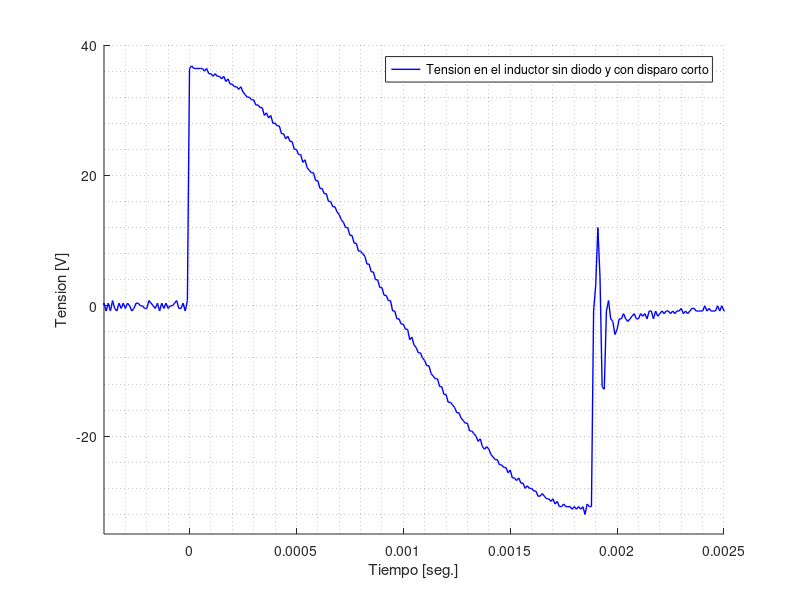
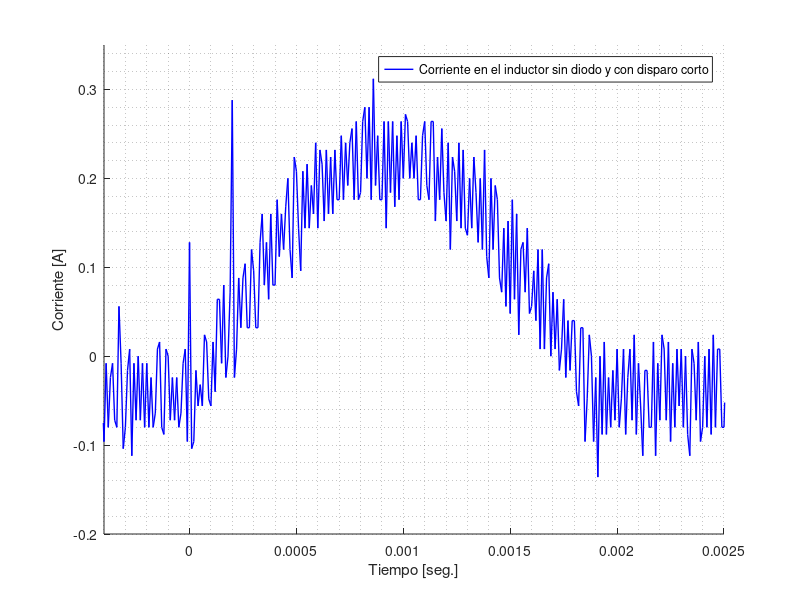
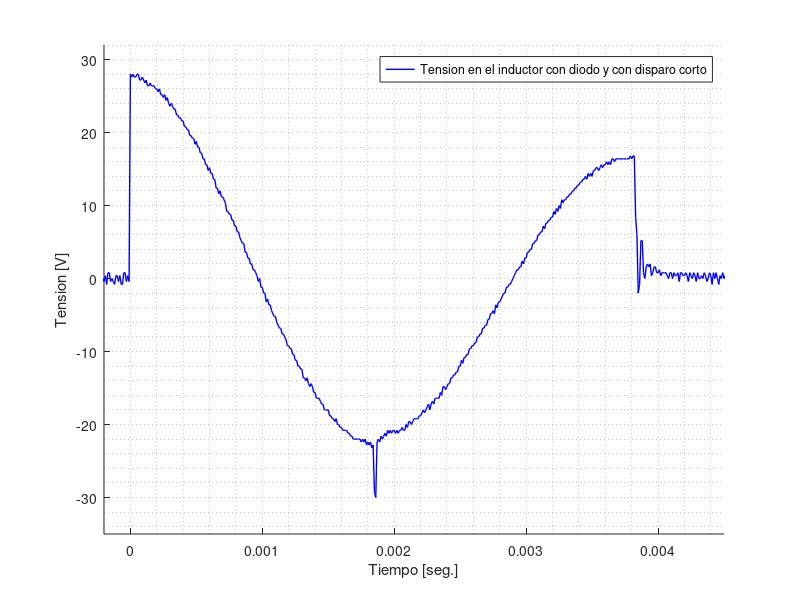
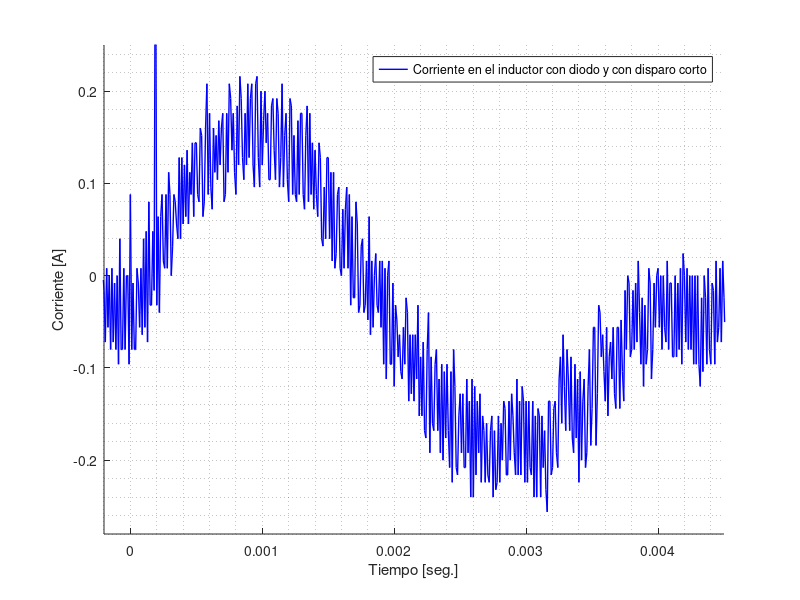

These figures' MATLAB source, in order:
close all;
clear all;

R = 0.1;

# ---------------- SIN DIODO Y CON DISPARO CORTO ----------------------

medicion=dlmread('mediciones/sin_diodo_disparo_corto.csv',',',2,0); # tiempo , inductor, resistencia (seg, V,V)
tiempo = medicion(:,1);
V_L = medicion(:,2);
V_R = medicion(:,3);
I = V_R / R;

figure
hold on
plot(tiempo, V_L, 'b-', 'Linewidth',1)
xlabel('Tiempo [seg.]')
ylabel('Tension [V]')
axis([-0.0004 0.0025 -35 40])
grid minor
legend('Tension en el inductor sin diodo y con disparo corto','Location','Northeast')

print('V_L_sin_diodo_disparo_corto.png','-dpng');


figure
hold on
plot(tiempo, I, 'b-', 'Linewidth',1)
xlabel('Tiempo [seg.]')
ylabel('Corriente [A]')
axis([-0.0004 0.0025 -0.2 0.35])
grid minor
legend('Corriente en el inductor sin diodo y con disparo corto','Location','Northeast')

print('I_L_sin_diodo_disparo_corto.png','-dpng');



# ---------------- CON DIODO Y CON DISPARO CORTO ----------------------

medicion=dlmread('mediciones/con_diodo_disparo_corto.csv',',',2,0); # tiempo , inductor, resistencia (seg, V,V)

tiempo = medicion(:,1);
V_L = medicion(:,2);
V_R = medicion(:,3);
I = V_R / R;

figure
hold on
plot(tiempo, V_L, 'b-', 'Linewidth',1)
xlabel('Tiempo [seg.]')
ylabel('Tension [V]')
axis([-0.0002 0.0045 -35 32])
grid minor
legend('Tension en el inductor con diodo y con disparo corto','Location','Northeast')

print('V_L_con_diodo_disparo_corto.png','-dpng');


figure
hold on
plot(tiempo, I, 'b-', 'Linewidth',1)
xlabel('Tiempo [seg.]')
ylabel('Corriente [A]')
axis([-0.0002 0.0045 -0.28 0.25])
grid minor
legend('Corriente en el inductor con diodo y con disparo corto','Location','Northeast')

print('I_L_con_diodo_disparo_corto.png','-dpng');

# ---------------- CON DIODO Y CON DISPARO LARGO ----------------------

medicion=dlmread('mediciones/con_diodo_disparo_largo.csv',',',2,0); # tiempo , inductor, resistencia (seg, V,V)

tiempo = medicion(:,1);
V_L = medicion(:,2);
V_R = medicion(:,3);
I = V_R / R;

figure
hold on
plot(tiempo, V_L, 'b-', 'Linewidth',1)
xlabel('Tiempo [seg.]')
ylabel('Tension [V]')
axis([-0.0004 0.022 -26 32])
grid minor
legend('Tension en el inductor con diodo y con disparo largo','Location','Northeast')

print('V_L_con_diodo_disparo_largo.png','-dpng');


figure
hold on
plot(tiempo, I, 'b-', 'Linewidth',1)
xlabel('Tiempo [seg.]')
ylabel('Corriente [A]')
axis([-0.0004 0.022 -0.27 0.24])
grid minor
legend('Corriente en el inductor con diodo y con disparo largo','Location','Northeast')

print('I_L_con_diodo_disparo_largo.png','-dpng');
